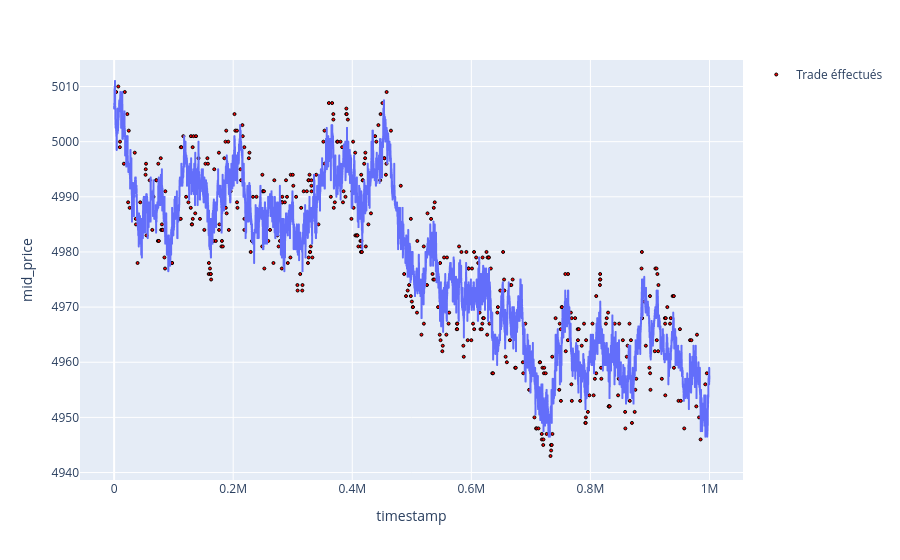

The code cell stored with this chart in its notebook:
### Code cell
import plotly.graph_objects as go

dt1 = pd.read_csv("trades_round_0_day_-1.csv", sep=';')

dt1.describe()

fig3 = px.line(df_tomates, x='timestamp', y='mid_price')


dtrade_tomate=dt1[dt1['symbol'] == 'TOMATOES'].copy()

fig3.add_trace(
    go.Scatter(
        x=dtrade_tomate['timestamp'],
        y=dtrade_tomate['price'],
        mode = 'markers',
        name='Trade éffectués',
        marker=dict(
            color='red',
            size=3,
            line=dict(color='black',width=1)


                )
    )
)

### Figure 1 — Plotly figure (JSON) as saved in the notebook; plotly's stock layout.template omitted (floating-point values rounded to 4 significant figures; data arrays with more than 128 entries replaced by an {"elided": "..."} marker saying what was removed)
{"data": [{"hovertemplate": "timestamp=%{x}<br>mid_price=%{y}<extra></extra>", "legendgroup": "", "line": {"color": "#636efa", "dash": "solid"}, "marker": {"symbol": "circle"}, "mode": "lines", "name": "", "showlegend": false, "type": "scattergl", "x": {"elided": "10000 int values"}, "xaxis": "x", "y": {"elided": "10000 float values"}, "yaxis": "y"}, {"marker": {"color": "red", "line": {"color": "black", "width": 1}, "size": 3}, "mode": "markers", "name": "Trade éffectués", "type": "scatter", "x": {"elided": "423 int values"}, "y": {"elided": "423 float values"}}], "layout": {"legend": {"tracegroupgap": 0}, "margin": {"t": 60}, "xaxis": {"anchor": "y", "domain": [0, 1], "title": {"text": "timestamp"}}, "yaxis": {"anchor": "x", "domain": [0, 1], "title": {"text": "mid_price"}}}}
